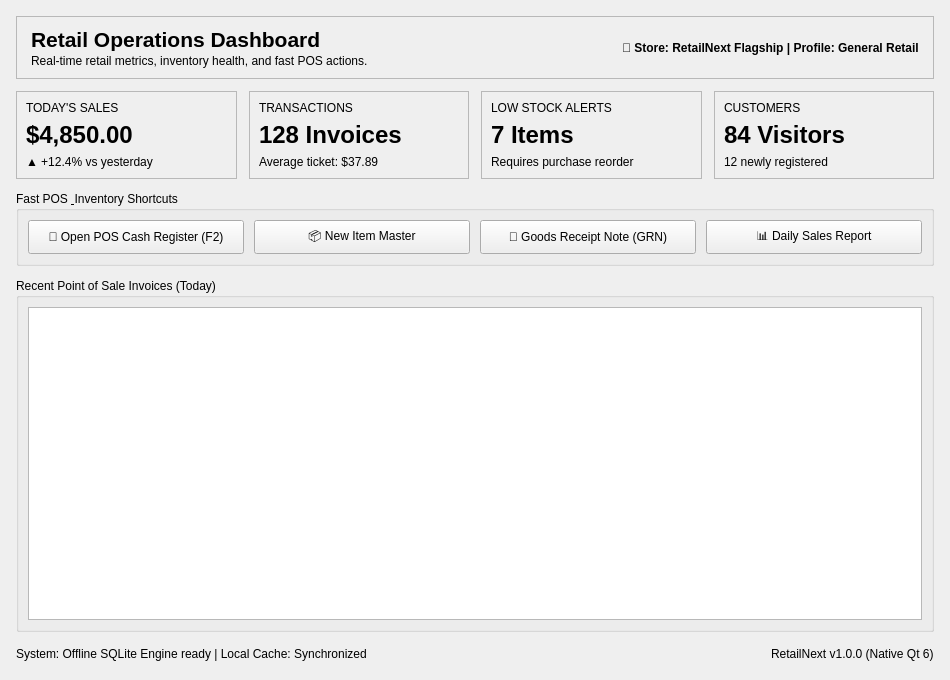
<?xml version="1.0" encoding="UTF-8"?>
<ui version="4.0">
 <class>DashboardPage</class>
 <widget class="QWidget" name="DashboardPage">
  <property name="geometry">
   <rect>
    <x>0</x>
    <y>0</y>
    <width>950</width>
    <height>680</height>
   </rect>
  </property>
  <property name="windowTitle">
   <string>Dashboard</string>
  </property>
  <layout class="QVBoxLayout" name="mainLayout">
   <property name="spacing">
    <number>12</number>
   </property>
   <property name="leftMargin">
    <number>16</number>
   </property>
   <property name="topMargin">
    <number>16</number>
   </property>
   <property name="rightMargin">
    <number>16</number>
   </property>
   <property name="bottomMargin">
    <number>16</number>
   </property>
   <item>
    <widget class="QFrame" name="headerFrame">
     <property name="frameShape">
      <enum>QFrame::StyledPanel</enum>
     </property>
     <property name="frameShadow">
      <enum>QFrame::Raised</enum>
     </property>
     <layout class="QHBoxLayout" name="headerLayout">
      <property name="leftMargin">
       <number>14</number>
      </property>
      <property name="topMargin">
       <number>10</number>
      </property>
      <property name="rightMargin">
       <number>14</number>
      </property>
      <property name="bottomMargin">
       <number>10</number>
      </property>
      <item>
       <layout class="QVBoxLayout" name="titleLayout">
        <property name="spacing">
         <number>2</number>
        </property>
        <item>
         <widget class="QLabel" name="labelTitle">
          <property name="font">
           <font>
            <pointsize>16</pointsize>
            <bold>true</bold>
           </font>
          </property>
          <property name="text">
           <string>Retail Operations Dashboard</string>
          </property>
         </widget>
        </item>
        <item>
         <widget class="QLabel" name="labelSubtitle">
          <property name="font">
           <font>
            <pointsize>9</pointsize>
           </font>
          </property>
          <property name="text">
           <string>Real-time retail metrics, inventory health, and fast POS actions.</string>
          </property>
         </widget>
        </item>
       </layout>
      </item>
      <item>
       <spacer name="horizontalSpacer">
        <property name="orientation">
         <enum>Qt::Horizontal</enum>
        </property>
        <property name="sizeHint" stdset="0">
         <size>
          <width>40</width>
          <height>20</height>
         </size>
        </property>
       </spacer>
      </item>
      <item>
       <widget class="QLabel" name="labelStoreBadge">
        <property name="font">
         <font>
          <pointsize>9</pointsize>
          <bold>true</bold>
         </font>
        </property>
        <property name="text">
         <string>🏪 Store: RetailNext Flagship | Profile: General Retail</string>
        </property>
       </widget>
      </item>
     </layout>
    </widget>
   </item>
   <item>
    <layout class="QHBoxLayout" name="kpiLayout">
     <property name="spacing">
      <number>12</number>
     </property>
     <item>
      <widget class="QFrame" name="cardRevenue">
       <property name="frameShape">
        <enum>QFrame::StyledPanel</enum>
       </property>
       <layout class="QVBoxLayout" name="vboxCard1">
        <item>
         <widget class="QLabel" name="lblCard1Title">
          <property name="text">
           <string>TODAY'S SALES</string>
          </property>
         </widget>
        </item>
        <item>
         <widget class="QLabel" name="lblCard1Value">
          <property name="font">
           <font>
            <pointsize>18</pointsize>
            <bold>true</bold>
           </font>
          </property>
          <property name="text">
           <string>$4,850.00</string>
          </property>
         </widget>
        </item>
        <item>
         <widget class="QLabel" name="lblCard1Desc">
          <property name="text">
           <string>▲ +12.4% vs yesterday</string>
          </property>
         </widget>
        </item>
       </layout>
      </widget>
     </item>
     <item>
      <widget class="QFrame" name="cardTransactions">
       <property name="frameShape">
        <enum>QFrame::StyledPanel</enum>
       </property>
       <layout class="QVBoxLayout" name="vboxCard2">
        <item>
         <widget class="QLabel" name="lblCard2Title">
          <property name="text">
           <string>TRANSACTIONS</string>
          </property>
         </widget>
        </item>
        <item>
         <widget class="QLabel" name="lblCard2Value">
          <property name="font">
           <font>
            <pointsize>18</pointsize>
            <bold>true</bold>
           </font>
          </property>
          <property name="text">
           <string>128 Invoices</string>
          </property>
         </widget>
        </item>
        <item>
         <widget class="QLabel" name="lblCard2Desc">
          <property name="text">
           <string>Average ticket: $37.89</string>
          </property>
         </widget>
        </item>
       </layout>
      </widget>
     </item>
     <item>
      <widget class="QFrame" name="cardStock">
       <property name="frameShape">
        <enum>QFrame::StyledPanel</enum>
       </property>
       <layout class="QVBoxLayout" name="vboxCard3">
        <item>
         <widget class="QLabel" name="lblCard3Title">
          <property name="text">
           <string>LOW STOCK ALERTS</string>
          </property>
         </widget>
        </item>
        <item>
         <widget class="QLabel" name="lblCard3Value">
          <property name="font">
           <font>
            <pointsize>18</pointsize>
            <bold>true</bold>
           </font>
          </property>
          <property name="text">
           <string>7 Items</string>
          </property>
         </widget>
        </item>
        <item>
         <widget class="QLabel" name="lblCard3Desc">
          <property name="text">
           <string>Requires purchase reorder</string>
          </property>
         </widget>
        </item>
       </layout>
      </widget>
     </item>
     <item>
      <widget class="QFrame" name="cardCustomers">
       <property name="frameShape">
        <enum>QFrame::StyledPanel</enum>
       </property>
       <layout class="QVBoxLayout" name="vboxCard4">
        <item>
         <widget class="QLabel" name="lblCard4Title">
          <property name="text">
           <string>CUSTOMERS</string>
          </property>
         </widget>
        </item>
        <item>
         <widget class="QLabel" name="lblCard4Value">
          <property name="font">
           <font>
            <pointsize>18</pointsize>
            <bold>true</bold>
           </font>
          </property>
          <property name="text">
           <string>84 Visitors</string>
          </property>
         </widget>
        </item>
        <item>
         <widget class="QLabel" name="lblCard4Desc">
          <property name="text">
           <string>12 newly registered</string>
          </property>
         </widget>
        </item>
       </layout>
      </widget>
     </item>
    </layout>
   </item>
   <item>
    <widget class="QGroupBox" name="groupQuickActions">
     <property name="title">
      <string>Fast POS &amp; Inventory Shortcuts</string>
     </property>
     <layout class="QHBoxLayout" name="quickActionsLayout">
      <property name="spacing">
       <number>10</number>
      </property>
      <item>
       <widget class="QPushButton" name="btnQuickPOS">
        <property name="minimumSize">
         <size>
          <width>0</width>
          <height>34</height>
         </size>
        </property>
        <property name="text">
         <string>🛒 Open POS Cash Register (F2)</string>
        </property>
       </widget>
      </item>
      <item>
       <widget class="QPushButton" name="btnAddProduct">
        <property name="minimumSize">
         <size>
          <width>0</width>
          <height>34</height>
         </size>
        </property>
        <property name="text">
         <string>📦 New Item Master</string>
        </property>
       </widget>
      </item>
      <item>
       <widget class="QPushButton" name="btnStockInward">
        <property name="minimumSize">
         <size>
          <width>0</width>
          <height>34</height>
         </size>
        </property>
        <property name="text">
         <string>🚚 Goods Receipt Note (GRN)</string>
        </property>
       </widget>
      </item>
      <item>
       <widget class="QPushButton" name="btnDailyReport">
        <property name="minimumSize">
         <size>
          <width>0</width>
          <height>34</height>
         </size>
        </property>
        <property name="text">
         <string>📊 Daily Sales Report</string>
        </property>
       </widget>
      </item>
     </layout>
    </widget>
   </item>
   <item>
    <widget class="QGroupBox" name="groupRecentActivity">
     <property name="title">
      <string>Recent Point of Sale Invoices (Today)</string>
     </property>
     <layout class="QVBoxLayout" name="recentActivityLayout">
      <item>
       <widget class="QTableWidget" name="tableRecentSales">
        <property name="alternatingRowColors">
         <bool>true</bool>
        </property>
        <property name="selectionBehavior">
         <enum>QAbstractItemView::SelectRows</enum>
        </property>
        <property name="showGrid">
         <bool>true</bool>
        </property>
       </widget>
      </item>
     </layout>
    </widget>
   </item>
   <item>
    <widget class="QFrame" name="footerInfoFrame">
     <property name="frameShape">
      <enum>QFrame::NoFrame</enum>
     </property>
     <layout class="QHBoxLayout" name="footerLayout">
      <property name="leftMargin">
       <number>0</number>
      </property>
      <property name="topMargin">
       <number>0</number>
      </property>
      <property name="rightMargin">
       <number>0</number>
      </property>
      <property name="bottomMargin">
       <number>0</number>
      </property>
      <item>
       <widget class="QLabel" name="lblSystemStatus">
        <property name="text">
         <string>System: Offline SQLite Engine ready | Local Cache: Synchronized</string>
        </property>
       </widget>
      </item>
      <item>
       <spacer name="footerSpacer">
        <property name="orientation">
         <enum>Qt::Horizontal</enum>
        </property>
        <property name="sizeHint" stdset="0">
         <size>
          <width>40</width>
          <height>20</height>
         </size>
        </property>
       </spacer>
      </item>
      <item>
       <widget class="QLabel" name="lblVersion">
        <property name="text">
         <string>RetailNext v1.0.0 (Native Qt 6)</string>
        </property>
       </widget>
      </item>
     </layout>
    </widget>
   </item>
  </layout>
 </widget>
 <resources/>
 <connections/>
</ui>
